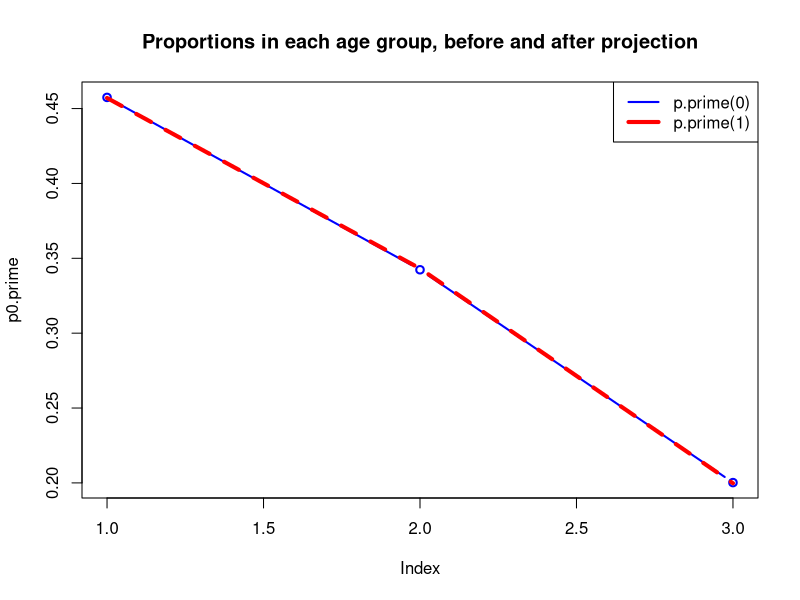
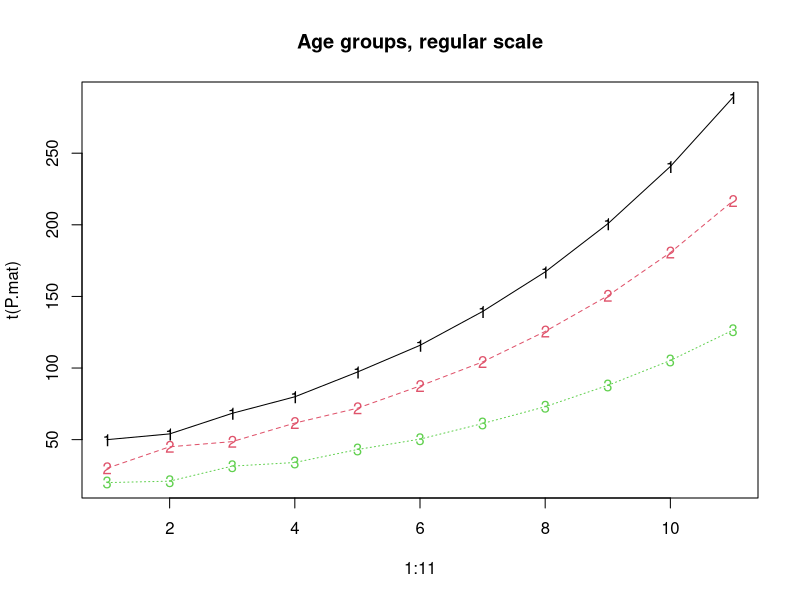
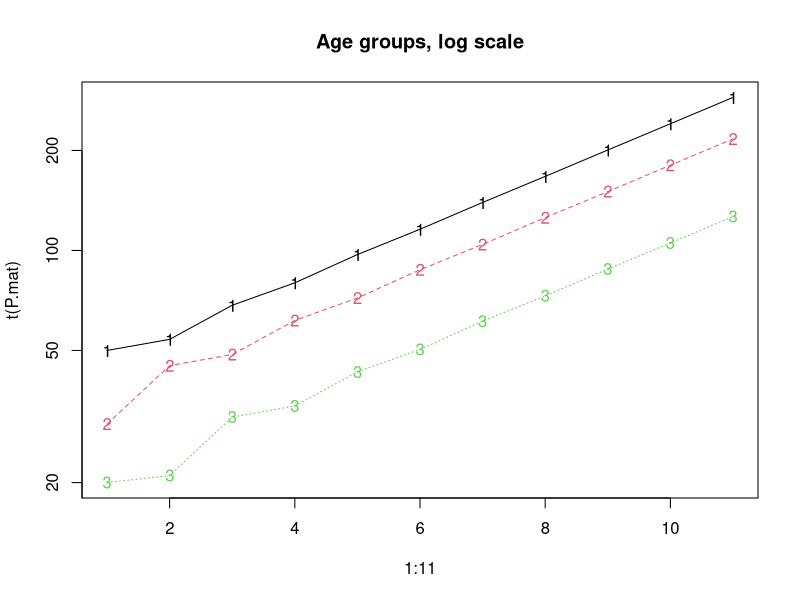
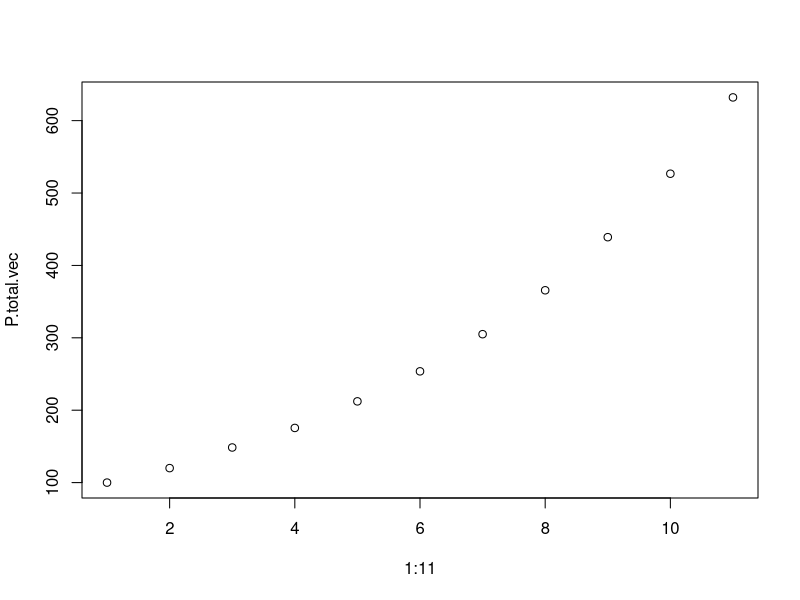
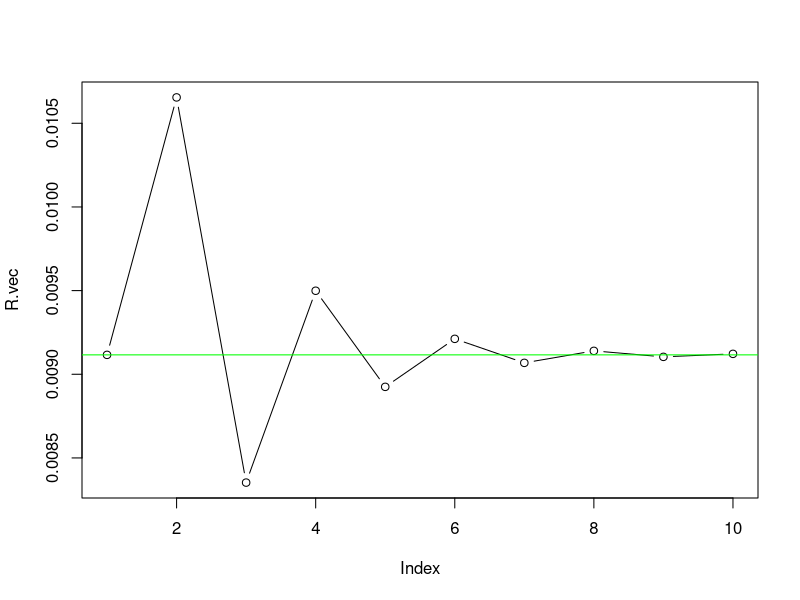
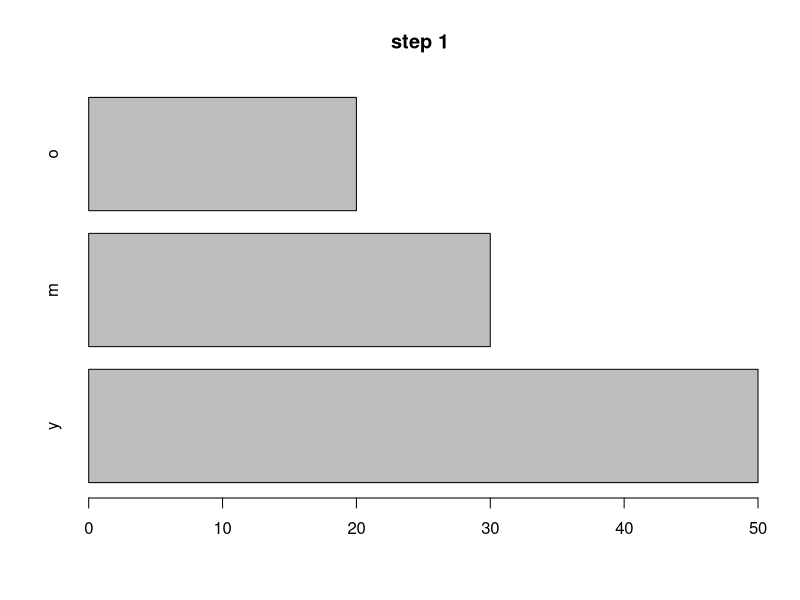
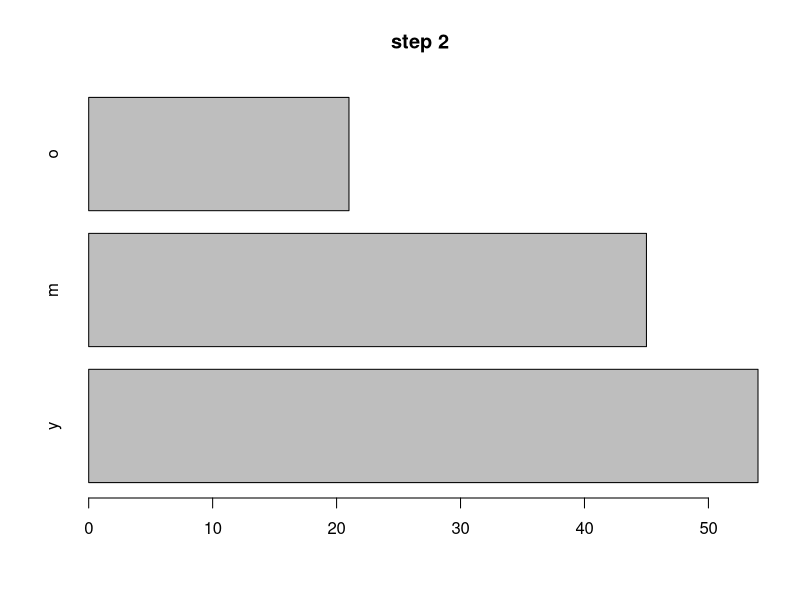
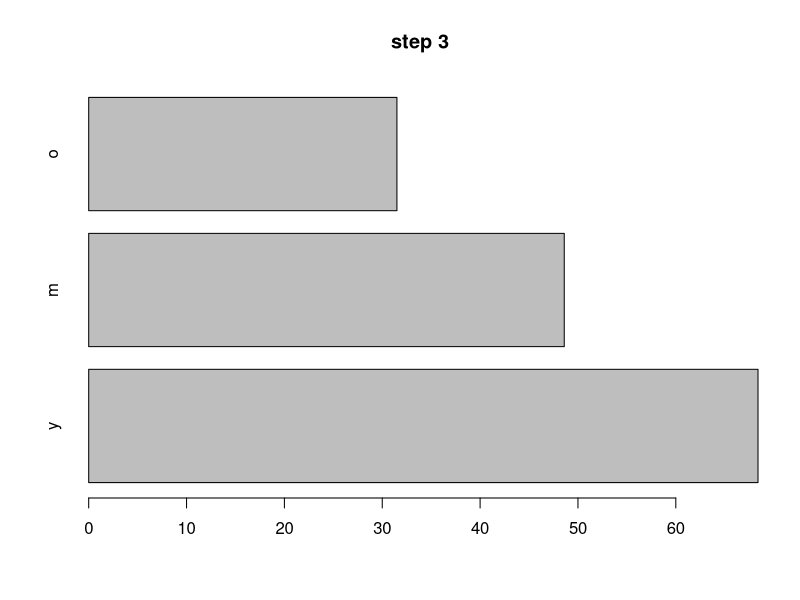

These charts were generated, in order, by the following R code:
## ---- chunk 1

A = matrix(c(.6, .8, 0,
             .9, 0, 0,
             0, .7, 0), ncol = 3, byrow = T)
P0 = matrix(c(50,
             30,
             20), ncol = 1, byrow = T)

P1 = A %*% P0  # '%*%' means matrix multiplication
print(P1)

## ---- chunk 2
P0.total = sum(P0)
P1.total = sum(P1)
my.ratio = P1.total / P0.total
print(my.ratio)
## ---- chunk 3
R.0.to.1 = log(P1.total/P0.total)/20
print(R.0.to.1)
## ---- chunk 4
## let's use the notation "little p" for proportions
p0 = P0/sum(P0)
p1 = P1/sum(P1)
print(cbind(P0, p0, P1, p1))
## ---- chunk 5
P0.prime = c(45.7, 34.2, 20)
P1.prime = A %*% P0.prime  # '%*%' means matrix multiplication
P1.prime = as.vector(P1.prime)
p0.prime = P0.prime/sum(P0.prime)
p1.prime = P1.prime/sum(P1.prime)

out <- round(cbind(P0.prime, p0.prime, P1.prime,  p1.prime),3)
print(out)
## ---- chunk 6
plot(p0.prime, type = "b", col = "blue", lwd = 2)
lines(p1.prime, lty = 2, col = "red", lwd = 4)
title("Proportions in each age group, before and after projection")
legend("topright", legend = c("p.prime(0)", "p.prime(1)"), col = c("blue", "red"), lwd = c(2, 4))
## ---- chunk 7

## approach 1: repeated multiplication

P1 = A %*% P0
P2 = A %*% P1
# etc .....
## ---- chunk 8
## approach 2: Iteration
P.mat = matrix(NA, nrow = 3, ncol = 10+1) # create an empty pop matrix
P.mat[,1] = P0 # initialize by putting starting population in first column
for (i in 1:10) # loop
{
  P.mat[,i+1] = A %*% P.mat[,i] #result goes in i+1 column
}

## let's plot the results
matplot(1:11, t(P.mat), type = "o", main = "Age groups, regular scale")
## ---- chunk 9
matplot(1:11, t(P.mat), log = "y", type = "o", main = "Age groups, log scale")
## ---- chunk 10
P.total.vec = NULL
for (i in 1:11)
  P.total.vec[i] = sum(P.mat[,i])
plot(1:11, P.total.vec)
## ---- chunk 11
R.vec = diff(log(P.total.vec))/ 20
plot(R.vec, type = "b")
abline(h = log(eigen(A)$val[1])/20, col = "green")
## ---- chunk 12
print(round(R.vec, 3)) ## looks like long term growth rate is about .9 percent
## ---- chunk 13
for (i in 1:10)
  barplot(P.mat[,i], main = paste("step", i), names.arg = c("y", "m", "o"), horiz = T)
## ---- chunk 14
A.prime = A
A.prime[1,1] = A[1,1] - .3
A.prime[1,2] = A[1,2] - .3
